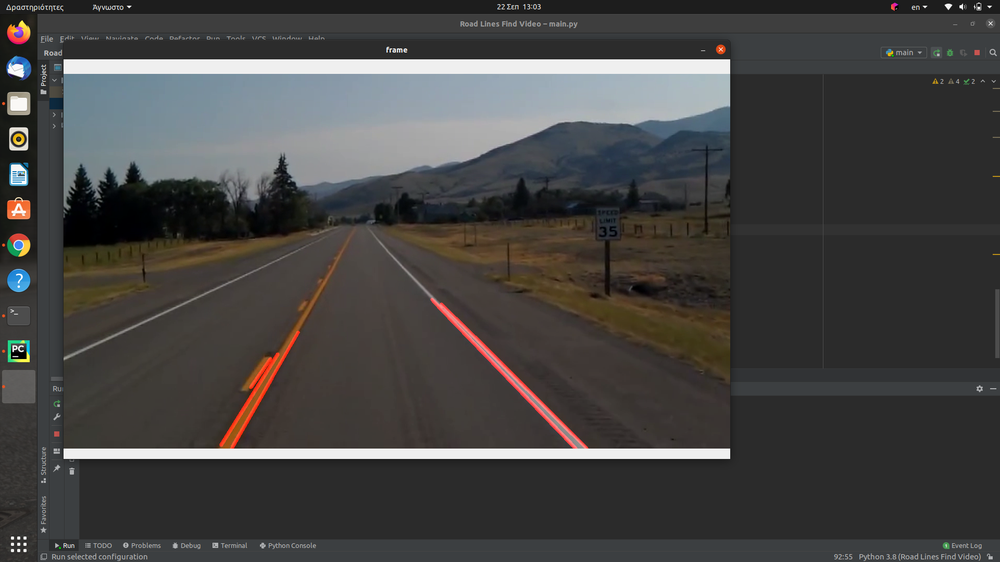
#> input picture Στιγμιότυπο από 2021-09-22 13-03-22.png, 1000 x 562 px, shrunk from 1920 x 1080 before the run, given in place of test2.mp4, which was not available
$ python main.py
#> lines starting #> are read from the running program, lines starting #| are printed output that depends on the picture; after the words box and inside, x2 and y2 are one past the last pixel; in counts of white or black regions, pixels touching at a corner belong together; pictures that were not available may be replaced by others from this repository, and a replacement may not be noted
#> further down, frame is the input picture: shape (562, 1000, 3); mean B, G, R 67.2, 68.1, 69.1
#import matplotlib.pylab as plt
import cv2
import numpy as np

video = cv2.VideoCapture('/home/user/Downloads/test2.mp4')

if video.isOpened == False:
    print("Error reading video file")

frame_width = int(video.get(3))
frame_height = int(video.get(4))

size = (frame_width, frame_height)


result = cv2.VideoWriter('filename.avi',
                         cv2.VideoWriter_fourcc(*'MJPG'),
                         10, size)

# finds the region of interest


def region_of_interest(img, vertices):
    mask = np.zeros_like(img)
    #channel_count = img.shape[2]
    match_mask_color = 255
    cv2.fillPoly(mask, vertices, match_mask_color)
    masked_image = cv2.bitwise_and(img, mask)
    return masked_image


# finds the convert each frames of video into cropped image after performing canny edge detection
def process(image):
    # print(image.shape)
    if image.any() != None:
        height = image.shape[0]
        width = image.shape[1]
        region_of_interest_vertices = [
            (0, height),
            (width / 2, height / 2 + 40),
            (width, height)
        ]
        gray_image = cv2.cvtColor(image, cv2.COLOR_RGB2GRAY)
        canny_image = cv2.Canny(gray_image, 120, 120)
        cropped_image = region_of_interest(canny_image,
                                           np.array([region_of_interest_vertices], np.int32), )

        hough_transform(cropped_image)

    return cropped_image


# apply hough transform and print the lines

def hough_transform(image):
    lines = cv2.HoughLinesP(image,
                            rho=2,
                            theta=np.pi / 180,
                            threshold=50,
                            lines=np.array([]),
                            minLineLength=40,
                            maxLineGap=100)

    print(lines)


def draw_the_lines(img, lines):
    img = np.copy(img)
    blank_image = np.zeros((img.shape[0], img.shape[1], 3), dtype=np.uint8)

    for line in lines:
        for x1, y1, x2, y2 in line:
            cv2.line(blank_image, (x1, y1), (x2, y2), (0, 0, 255), thickness=6)

    img = cv2.addWeighted(img, 0.8, blank_image, 1, 0.0)
    return img


# finds the convert each frames of video into cropped image after performing canny edge detection
def process(image):
    # print(image.shape)
    height = image.shape[0]
#> height = 562
    width = image.shape[1]
#> width = 1000
    region_of_interest_vertices = [
        (0, height),
        (width / 2, height / 2 + 40),
        (width, height)
    ]
#> region_of_interest_vertices = [(0, 562), (500, 321), (1000, 562)]
    gray_image = cv2.cvtColor(image, cv2.COLOR_RGB2GRAY)
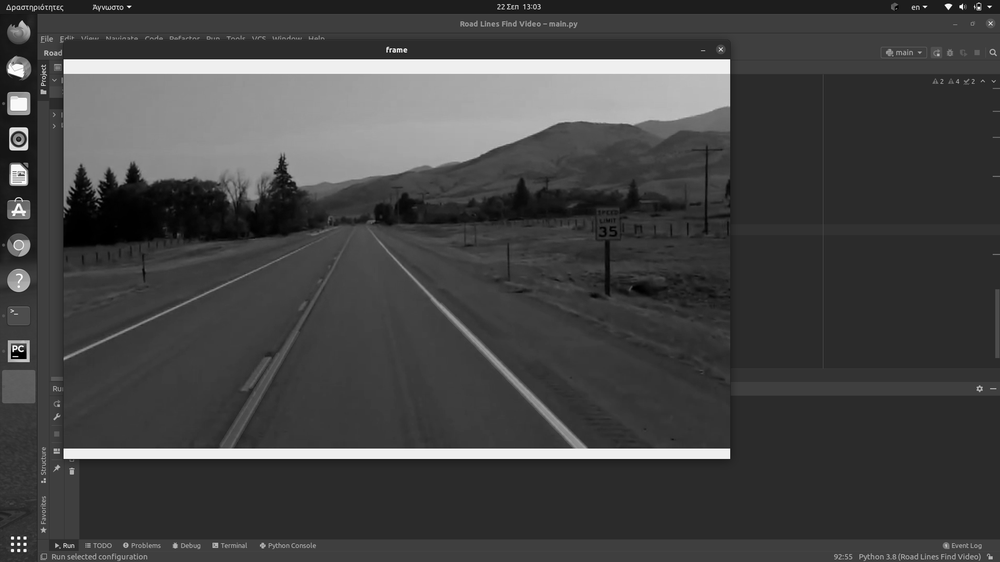
#> gray_image: shape (562, 1000); min 0, max 255, mean 67.9
    canny_image = cv2.Canny(gray_image, 120, 120)
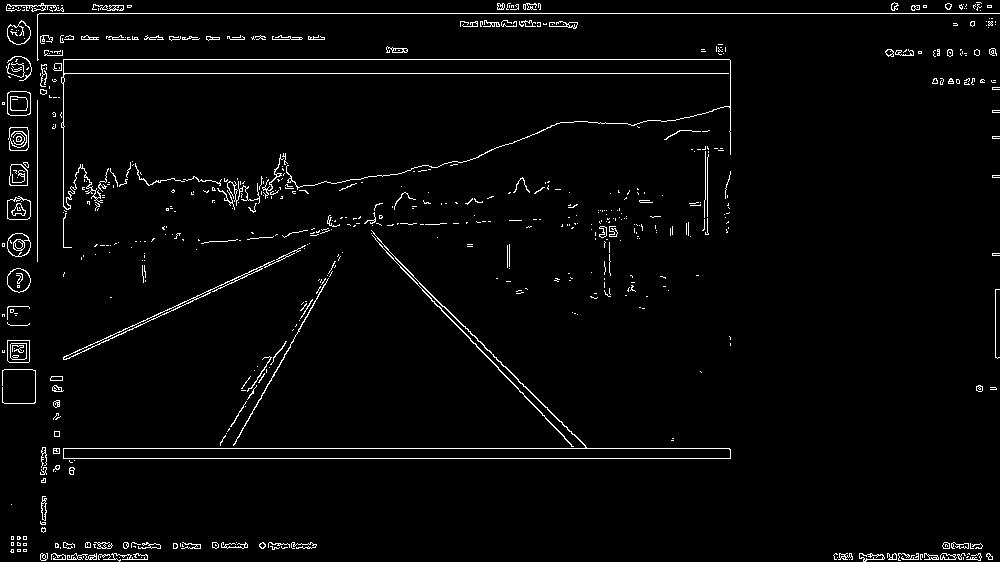
#> canny_image: shape (562, 1000); 2.7% white in thin lines or dots
    cropped_image = region_of_interest(canny_image,
                                       np.array([region_of_interest_vertices], np.int32), )
#> in region_of_interest, `cv2.fillPoly(mask, vertices, match_mask_color)`:
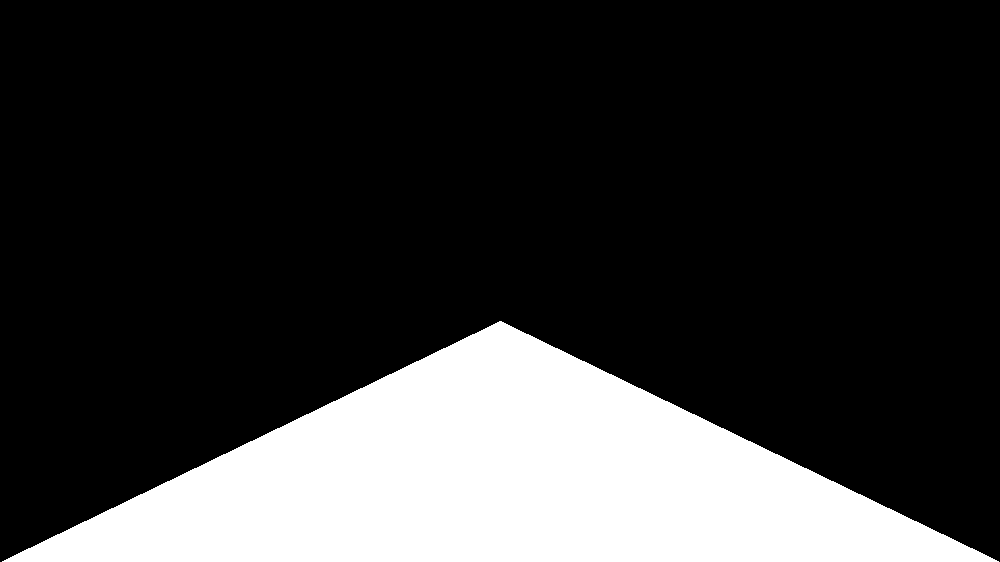
#> mask: shape (562, 1000); 21.4% white; 1 white region, box (x1, y1, x2, y2) and area: (2, 321, 999, 562) 120517
#> in region_of_interest, `masked_image = cv2.bitwise_and(img, mask)`:
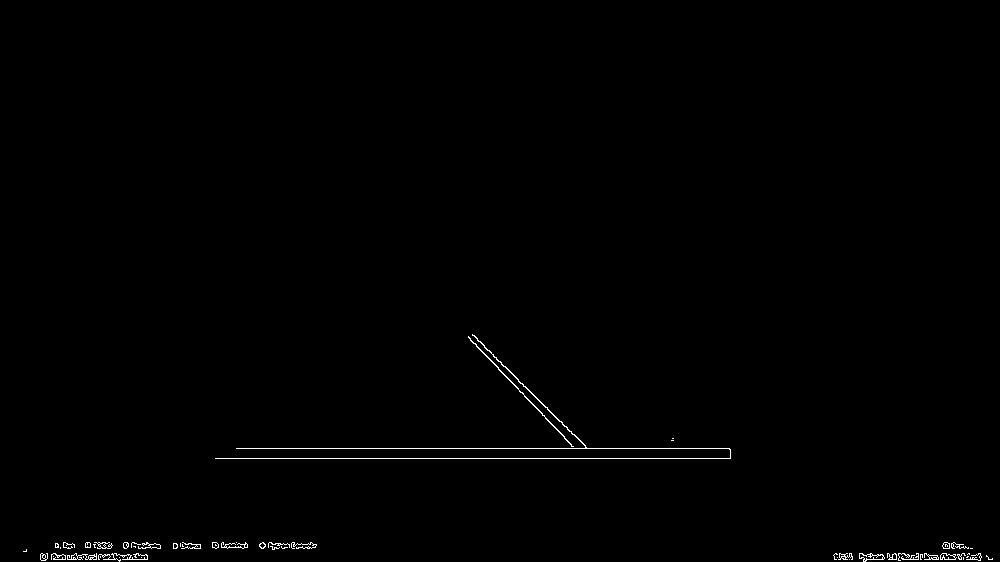
#> masked_image: shape (562, 1000); 0.51% white in thin lines or dots, all inside (x1, y1, x2, y2) = (23, 334, 993, 562)
    lines = cv2.HoughLinesP(cropped_image,
                            rho=1,
                            theta=np.pi / 180,
                            threshold=40,
                            lines=np.array([]),
                            minLineLength=40,
                            maxLineGap=120)
#> lines = 23 rows, first 6: [236, 448, 729, 448], [215, 458, 730, 458], [474, 335, 586, 447], [40, 559, 147, 559], [55, 547, 315, 547], [40, 554, 146, 554]
    image_with_lines = draw_the_lines(image, lines)
#> the loop in draw_the_lines, `for line in lines:` made 23 passes
#> line on passes 1 to 12: [[236, 448, 729, 448]], [[215, 458, 730, 458]], [[474, 335, 586, 447]], [[40, 559, 147, 559]], [[55, 547, 315, 547]], [[40, 554, 146, 554]], [[98, 542, 316, 545]], [[60, 548, 311, 548]], [[40, 555, 147, 555]], [[63, 542, 315, 546]], [[468, 336, 564, 436]], [[834, 557, 988, 557]]
#> after the loop in draw_the_lines, `for line in lines:`:
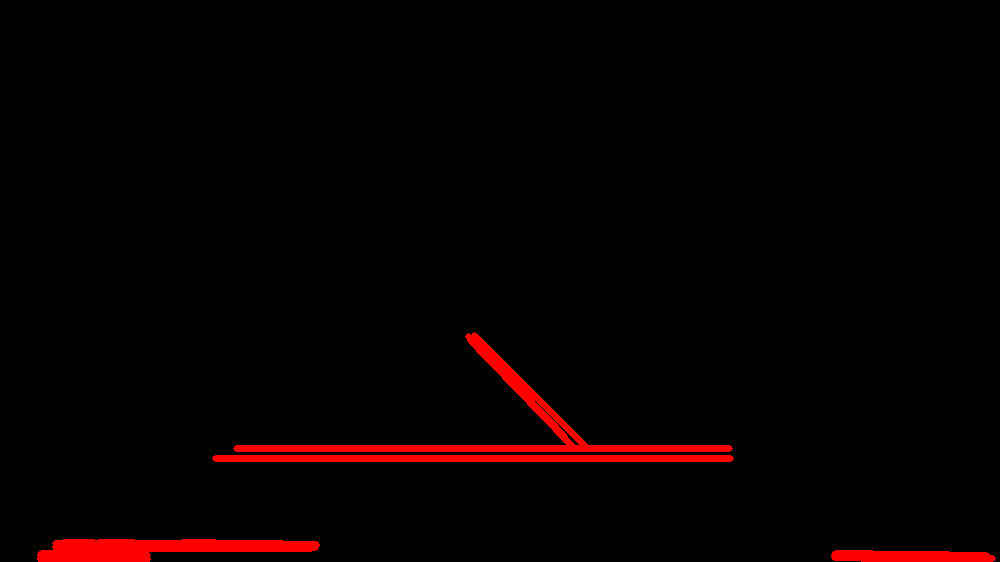
#> blank_image: shape (562, 1000, 3); mean of channels 0, 1, 2 0, 0, 7; drawn as B, G, R
#> in draw_the_lines, `img = cv2.addWeighted(img, 0.8, blank_image, 1, 0.0)`:
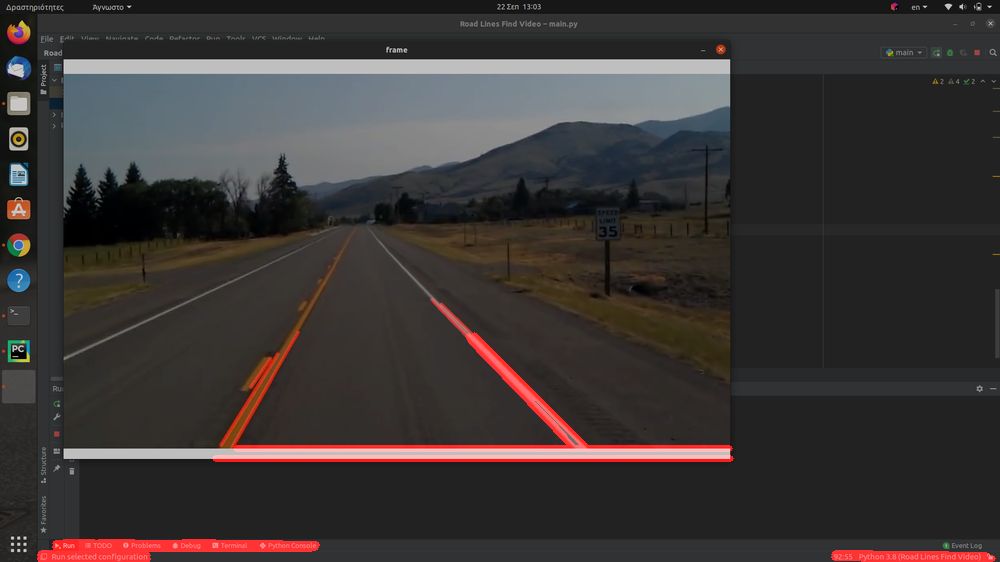
#> img: shape (562, 1000, 3); mean B, G, R 53.6, 54.4, 59.4
    return image_with_lines


# input the video and send each frame to function process


cap = cv2.VideoCapture('/home/user/Downloads/test2.mp4')


while cap.isOpened():
    ret, frame = cap.read()
    frame = process(frame)
    result.write(frame)
    cv2.imshow('frame', frame)
    if cv2.waitKey(45) & 0xFF == ord('q'):
#> (key q is pressed here)
        break

cap.release()
video.release()
result.release()
cv2.destroyAllWindows()

print("The video was successfully saved")
